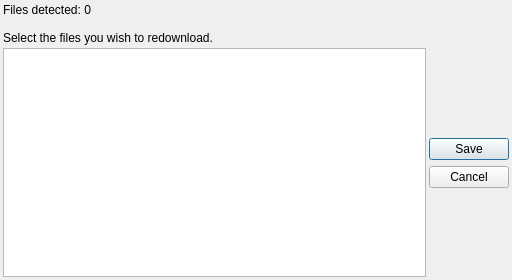
<?xml version="1.0" encoding="UTF-8"?>
<ui version="4.0">
 <author>CyberYoshi64</author>
 <class>Dialog</class>
 <widget class="QDialog" name="Dialog">
  <property name="geometry">
   <rect>
    <x>0</x>
    <y>0</y>
    <width>512</width>
    <height>280</height>
   </rect>
  </property>
  <property name="minimumSize">
   <size>
    <width>512</width>
    <height>280</height>
   </size>
  </property>
  <property name="windowTitle">
   <string>Dialog</string>
  </property>
  <layout class="QVBoxLayout" name="verticalLayout">
   <property name="spacing">
    <number>3</number>
   </property>
   <property name="leftMargin">
    <number>3</number>
   </property>
   <property name="topMargin">
    <number>3</number>
   </property>
   <property name="rightMargin">
    <number>3</number>
   </property>
   <property name="bottomMargin">
    <number>3</number>
   </property>
   <item>
    <widget class="QLabel" name="label">
     <property name="text">
      <string>Files detected: 0

Select the files you wish to redownload.</string>
     </property>
     <property name="margin">
      <number>8</number>
     </property>
    </widget>
   </item>
   <item>
    <layout class="QHBoxLayout" name="horizontalLayout">
     <item>
      <widget class="QListWidget" name="listWidget"/>
     </item>
     <item>
      <widget class="QDialogButtonBox" name="buttons">
       <property name="orientation">
        <enum>Qt::Vertical</enum>
       </property>
       <property name="standardButtons">
        <set>QDialogButtonBox::Cancel|QDialogButtonBox::Save</set>
       </property>
       <property name="centerButtons">
        <bool>true</bool>
       </property>
      </widget>
     </item>
    </layout>
   </item>
  </layout>
 </widget>
 <layoutdefault spacing="3" margin="3"/>
 <resources/>
 <connections>
  <connection>
   <sender>buttons</sender>
   <signal>accepted()</signal>
   <receiver>Dialog</receiver>
   <slot>accept()</slot>
   <hints>
    <hint type="sourcelabel">
     <x>248</x>
     <y>254</y>
    </hint>
    <hint type="destinationlabel">
     <x>157</x>
     <y>274</y>
    </hint>
   </hints>
  </connection>
  <connection>
   <sender>buttons</sender>
   <signal>rejected()</signal>
   <receiver>Dialog</receiver>
   <slot>reject()</slot>
   <hints>
    <hint type="sourcelabel">
     <x>316</x>
     <y>260</y>
    </hint>
    <hint type="destinationlabel">
     <x>286</x>
     <y>274</y>
    </hint>
   </hints>
  </connection>
 </connections>
</ui>
